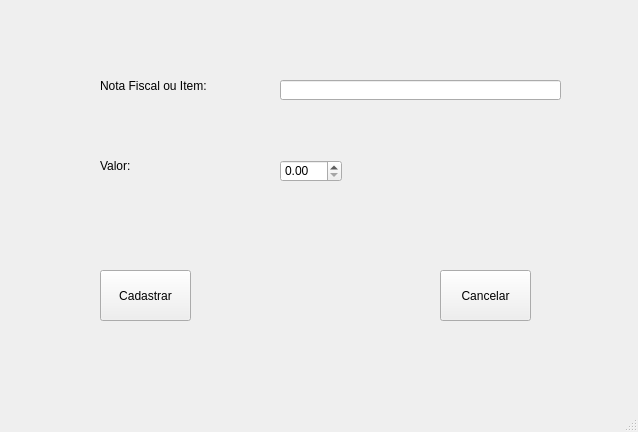
<?xml version="1.0" encoding="UTF-8"?>
<ui version="4.0">
 <class>MainWindow</class>
 <widget class="QMainWindow" name="MainWindow">
  <property name="geometry">
   <rect>
    <x>0</x>
    <y>0</y>
    <width>638</width>
    <height>432</height>
   </rect>
  </property>
  <property name="windowTitle">
   <string>Pizzaria e Lanchonete Pai e Filho</string>
  </property>
  <widget class="QWidget" name="centralwidget">
   <widget class="QLabel" name="label_compra">
    <property name="geometry">
     <rect>
      <x>100</x>
      <y>70</y>
      <width>151</width>
      <height>31</height>
     </rect>
    </property>
    <property name="styleSheet">
     <string notr="true">font: 75 12pt &quot;MS Shell Dlg 2&quot;;</string>
    </property>
    <property name="text">
     <string>Nota Fiscal ou Item:</string>
    </property>
   </widget>
   <widget class="QLabel" name="label_2">
    <property name="geometry">
     <rect>
      <x>100</x>
      <y>150</y>
      <width>151</width>
      <height>31</height>
     </rect>
    </property>
    <property name="styleSheet">
     <string notr="true">font: 75 12pt &quot;MS Shell Dlg 2&quot;;</string>
    </property>
    <property name="text">
     <string>Valor: </string>
    </property>
   </widget>
   <widget class="QPushButton" name="pushButton_cancelar_compra">
    <property name="geometry">
     <rect>
      <x>440</x>
      <y>270</y>
      <width>91</width>
      <height>51</height>
     </rect>
    </property>
    <property name="mouseTracking">
     <bool>false</bool>
    </property>
    <property name="text">
     <string>Cancelar</string>
    </property>
    <property name="autoDefault">
     <bool>false</bool>
    </property>
    <property name="default">
     <bool>false</bool>
    </property>
   </widget>
   <widget class="QPushButton" name="pushButton_comprar">
    <property name="geometry">
     <rect>
      <x>100</x>
      <y>270</y>
      <width>91</width>
      <height>51</height>
     </rect>
    </property>
    <property name="text">
     <string>Cadastrar</string>
    </property>
   </widget>
   <widget class="QLineEdit" name="lineEdit_compra_item">
    <property name="geometry">
     <rect>
      <x>280</x>
      <y>80</y>
      <width>281</width>
      <height>20</height>
     </rect>
    </property>
   </widget>
   <widget class="QDoubleSpinBox" name="doubleSpinBox_compra_valor">
    <property name="geometry">
     <rect>
      <x>280</x>
      <y>160</y>
      <width>62</width>
      <height>22</height>
     </rect>
    </property>
    <property name="maximum">
     <double>999.990000000000009</double>
    </property>
   </widget>
  </widget>
  <widget class="QMenuBar" name="menubar">
   <property name="geometry">
    <rect>
     <x>0</x>
     <y>0</y>
     <width>638</width>
     <height>21</height>
    </rect>
   </property>
  </widget>
  <widget class="QStatusBar" name="statusbar"/>
 </widget>
 <resources/>
 <connections/>
</ui>
